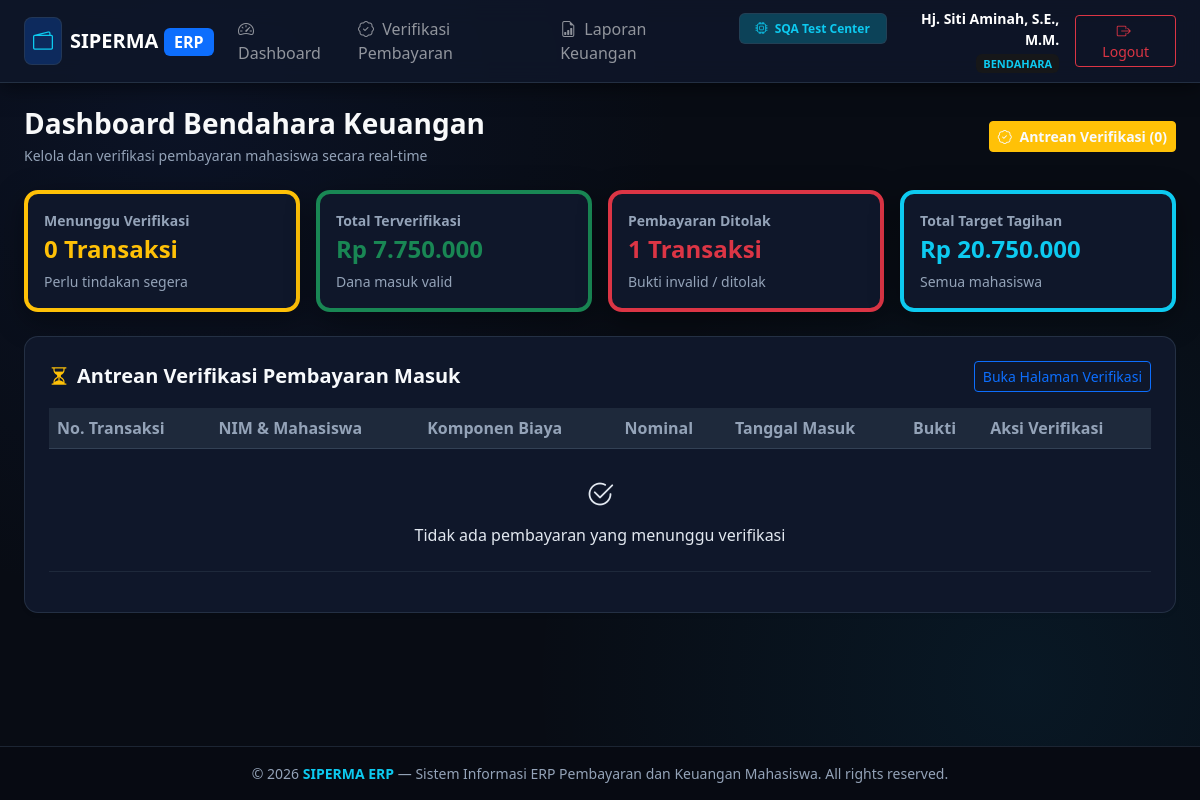
The app's page /bendahara/dashboard (signed in), older data.
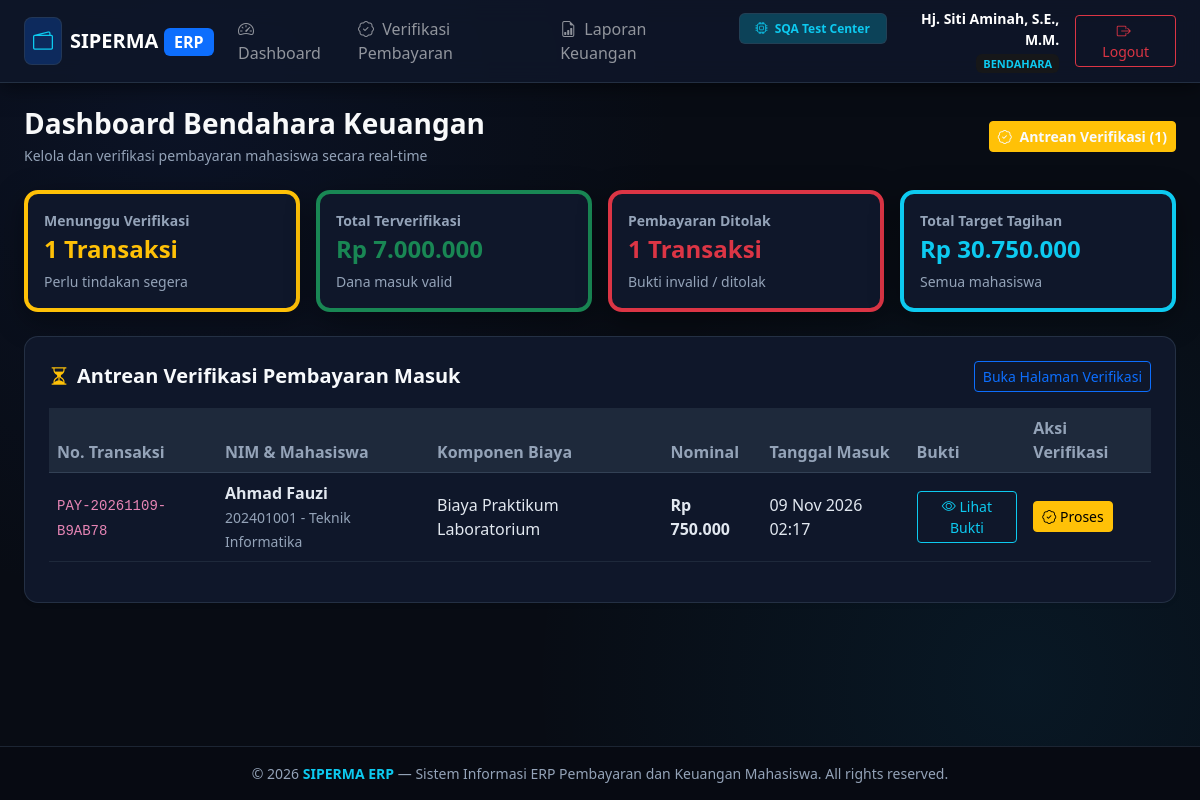
The same page, newer data.
### tables this page shows
CREATE TABLE pembayaran (
    id INTEGER PRIMARY KEY AUTOINCREMENT,
    nomor_transaksi VARCHAR(50) UNIQUE NOT NULL,
    tagihan_id INTEGER NOT NULL,
    mahasiswa_id INTEGER NOT NULL,
    nominal_bayar DECIMAL(12,2) NOT NULL,
    metode_pembayaran VARCHAR(50) NOT NULL,
    bank_tujuan VARCHAR(50),
    bukti_transfer VARCHAR(255) NOT NULL,
    tanggal_bayar DATETIME NOT NULL,
    status VARCHAR(20) DEFAULT 'menunggu_verifikasi' CHECK(status IN ('menunggu_verifikasi', 'diverifikasi', 'ditolak')),
    diverifikasi_oleh INTEGER NULL,
    tanggal_verifikasi DATETIME NULL,
    catatan TEXT NULL,
    created_at DATETIME DEFAULT CURRENT_TIMESTAMP,
    FOREIGN KEY (tagihan_id) REFERENCES tagihan(id) ON DELETE CASCADE,
    FOREIGN KEY (mahasiswa_id) REFERENCES mahasiswa(id) ON DELETE CASCADE,
    FOREIGN KEY (diverifikasi_oleh) REFERENCES users(id) ON DELETE SET NULL
);

CREATE TABLE mahasiswa (
    id INTEGER PRIMARY KEY AUTOINCREMENT,
    user_id INTEGER NULL,
    nim VARCHAR(20) UNIQUE NOT NULL,
    nama VARCHAR(100) NOT NULL,
    prodi VARCHAR(100) NOT NULL,
    angkatan VARCHAR(10) NOT NULL,
    email VARCHAR(100),
    telepon VARCHAR(20),
    status VARCHAR(20) DEFAULT 'aktif' CHECK(status IN ('aktif', 'cuti', 'lulus', 'drop_out')),
    created_at DATETIME DEFAULT CURRENT_TIMESTAMP,
    FOREIGN KEY (user_id) REFERENCES users(id) ON DELETE SET NULL
);

CREATE TABLE jenis_biaya (
    id INTEGER PRIMARY KEY AUTOINCREMENT,
    kode VARCHAR(20) UNIQUE NOT NULL,
    nama VARCHAR(100) NOT NULL,
    nominal_default DECIMAL(12,2) NOT NULL,
    keterangan TEXT,
    status VARCHAR(20) DEFAULT 'aktif' CHECK(status IN ('aktif', 'nonaktif')),
    created_at DATETIME DEFAULT CURRENT_TIMESTAMP
);

### src/Views/bendahara/dashboard.php (the view)
<?php $pageTitle = 'Dashboard Bendahara'; require_once __DIR__ . '/../layouts/header.php'; ?>
<div class="page-header-responsive">
    <div>
        <h3 class="fw-bold text-light mb-1">Dashboard Bendahara Keuangan</h3>
        <p class="text-muted small mb-0">Kelola dan verifikasi pembayaran mahasiswa secara real-time</p>
    </div>
    <div class="page-actions-responsive">
        <a href="/bendahara/verifikasi" class="btn btn-warning text-dark fw-semibold btn-sm"><i class="bi bi-patch-check me-1"></i> Antrean Verifikasi (<?= count($pendingList ?? []) ?>)</a>
    </div>
</div>
<div class="row g-2 g-md-3 mb-4">
    <div class="col-12 col-sm-6 col-lg-3">
        <div class="card card-custom p-3 bg-white border-start border-warning border-4 h-100">
            <div class="text-muted small fw-semibold">Menunggu Verifikasi</div>
            <div class="fs-4 fw-bold text-warning"><?= count($pendingList ?? []) ?> Transaksi</div>
            <div class="small text-muted mt-1">Perlu tindakan segera</div>
        </div>
    </div>
    <div class="col-12 col-sm-6 col-lg-3">
        <div class="card card-custom p-3 bg-white border-start border-success border-4 h-100">
            <div class="text-muted small fw-semibold">Total Terverifikasi</div>
            <div class="fs-4 fw-bold text-success">Rp <?= number_format($totalDiverifikasi ?? 0, 0, ',', '.') ?></div>
            <div class="small text-muted mt-1">Dana masuk valid</div>
        </div>
    </div>
    <div class="col-12 col-sm-6 col-lg-3">
        <div class="card card-custom p-3 bg-white border-start border-danger border-4 h-100">
            <div class="text-muted small fw-semibold">Pembayaran Ditolak</div>
            <div class="fs-4 fw-bold text-danger"><?= $totalDitolakCount ?? 0 ?> Transaksi</div>
            <div class="small text-muted mt-1">Bukti invalid / ditolak</div>
        </div>
    </div>
    <div class="col-12 col-sm-6 col-lg-3">
        <div class="card card-custom p-3 bg-white border-start border-info border-4 h-100">
            <div class="text-muted small fw-semibold">Total Target Tagihan</div>
            <div class="fs-4 fw-bold text-info">Rp <?= number_format($totalTarget ?? 0, 0, ',', '.') ?></div>
            <div class="small text-muted mt-1">Semua mahasiswa</div>
        </div>
    </div>
</div>
<div class="card card-custom bg-white p-4 shadow-sm mb-4">
    <div class="d-flex justify-content-between align-items-center mb-3">
        <h5 class="fw-bold mb-0"><i class="bi bi-hourglass-split text-warning me-2"></i>Antrean Verifikasi Pembayaran Masuk</h5>
        <a href="/bendahara/verifikasi" class="btn btn-sm btn-outline-primary">Buka Halaman Verifikasi</a>
    </div>
    <div class="table-responsive">
        <table class="table table-hover table-custom align-middle">
            <thead>
                <tr>
                    <th>No. Transaksi</th>
                    <th>NIM & Mahasiswa</th>
                    <th>Komponen Biaya</th>
                    <th>Nominal</th>
                    <th>Tanggal Masuk</th>
                    <th>Bukti</th>
                    <th>Aksi Verifikasi</th>
                </tr>
            </thead>
            <tbody>
                <?php if (empty($pendingList)): ?>
                <tr><td colspan="7" class="text-center text-success py-4"><i class="bi bi-check2-circle fs-3 d-block mb-2"></i>Tidak ada pembayaran yang menunggu verifikasi</td></tr>
                <?php else: foreach ($pendingList as $p): ?>
                <tr>
                    <td><code><?= htmlspecialchars($p['nomor_transaksi']) ?></code></td>
                    <td>
                        <strong><?= htmlspecialchars($p['nama_mahasiswa']) ?></strong><br>
                        <small class="text-muted"><?= htmlspecialchars($p['nim']) ?> - <?= htmlspecialchars($p['prodi']) ?></small>
                    </td>
                    <td><?= htmlspecialchars($p['nama_biaya']) ?></td>
                    <td class="fw-bold text-primary">Rp <?= number_format($p['nominal_bayar'], 0, ',', '.') ?></td>
                    <td><?= date('d M Y H:i', strtotime($p['tanggal_bayar'])) ?></td>
                    <td>
                        <a href="/uploads/<?= htmlspecialchars($p['bukti_transfer']) ?>" target="_blank" class="btn btn-sm btn-outline-info"><i class="bi bi-eye"></i> Lihat Bukti</a>
                    </td>
                    <td>
                        <a href="/bendahara/verifikasi" class="btn btn-sm btn-warning"><i class="bi bi-patch-check"></i> Proses</a>
                    </td>
                </tr>
                <?php endforeach; endif; ?>
            </tbody>
        </table>
    </div>
</div>
<?php require_once __DIR__ . '/../layouts/footer.php'; ?>

Row changes from the older to the newer data that the page shows:
added pembayaran: nomor_transaksi "PAY-20261109-B9AB78", mahasiswa.nama "Ahmad Fauzi", mahasiswa.nim "202401001", mahasiswa.prodi "Teknik Informatika", jenis_biaya.nama "Biaya Praktikum Laboratorium", nominal_bayar "750.000", tanggal_bayar "09 Nov 2026 02:17"
Text that changed along with them:
count($pendingList ?? []): "0" → "1"
$totalDiverifikasi: "7.750.000" → "7.000.000"
$totalTarget: "20.750.000" → "30.750.000"
text no longer shown: "Tidak ada pembayaran yang menunggu verifikasi"
